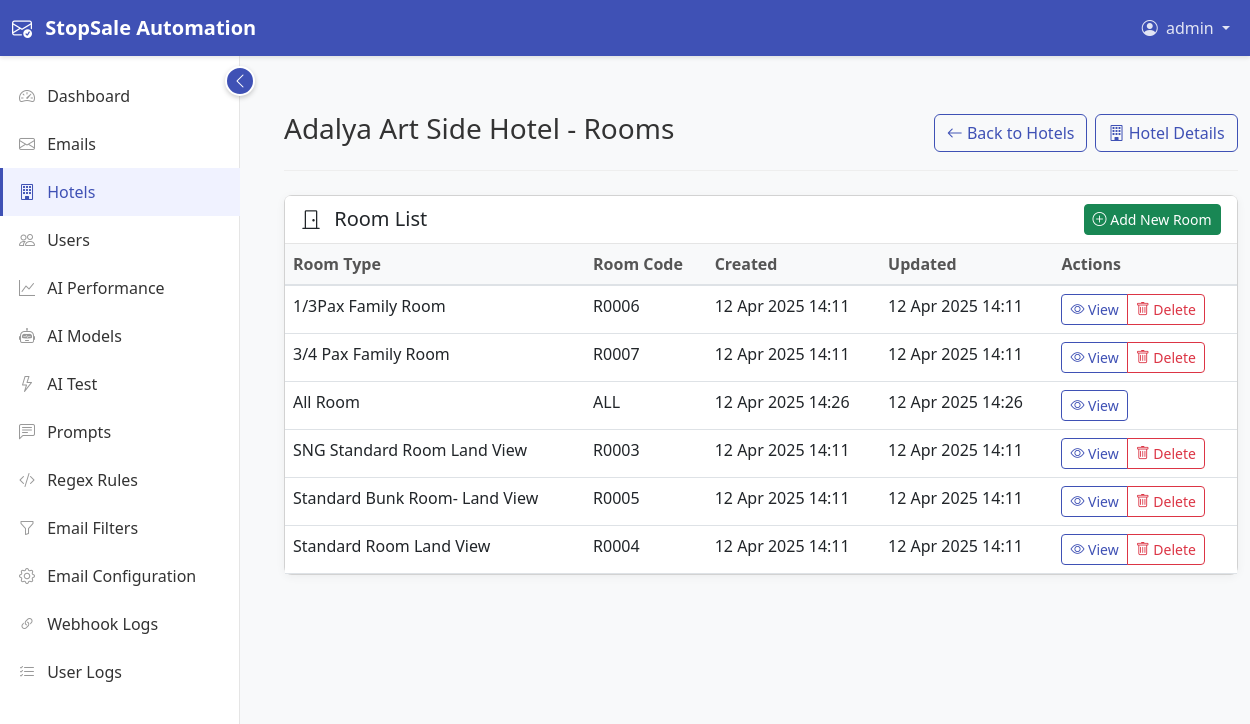
Page /hotels/2/rooms/ (signed in) on the committed database.
### users/models.py (models this page shows, shortened)
class User(AbstractUser):
    ROLE_CHOICES = (
        ('admin', 'Admin'),
        ('agent', 'Agent'),
        ('viewer', 'Viewer'),
    )
    email = models.EmailField(unique=True)
    role = models.CharField(max_length=10, choices=ROLE_CHOICES, default='agent')
    last_login_ip = models.GenericIPAddressField(null=True, blank=True)
    created_at = models.DateTimeField(auto_now_add=True, null=True)
    updated_at = models.DateTimeField(auto_now=True, null=True)
    objects = UserManager()
    @property
    def is_admin(self):
        return self.role == 'admin'

### hotels/models.py (models this page shows, shortened)
class Hotel(models.Model):
    juniper_hotel_name = models.CharField(max_length=255)
    juniper_code = models.CharField(max_length=50, unique=True)
    created_at = models.DateTimeField(auto_now_add=True)
    updated_at = models.DateTimeField(auto_now=True)
    class Meta:
        verbose_name = 'Hotel'
        verbose_name_plural = 'Hotels'
        ordering = ['juniper_hotel_name']

class Room(models.Model):
    hotel = models.ForeignKey(Hotel, on_delete=models.CASCADE, related_name='rooms')
    juniper_room_type = models.CharField(max_length=255)
    room_code = models.CharField(max_length=50)
    created_at = models.DateTimeField(auto_now_add=True)
    updated_at = models.DateTimeField(auto_now=True)
    class Meta:
        verbose_name = 'Room'
        verbose_name_plural = 'Rooms'
        ordering = ['hotel__juniper_hotel_name', 'juniper_room_type']
        unique_together = ['hotel', 'room_code']

### hotels/views.py (the view, shortened to what this page needs)
# urls.py: path('<int:hotel_id>/rooms/', views.hotel_rooms, name='hotel_rooms'),
@login_required
def hotel_rooms(request, hotel_id):
    hotel = get_object_or_404(Hotel, id=hotel_id)
    rooms = hotel.rooms.all().order_by('juniper_room_type')
    context = {
        'hotel': hotel,
        'rooms': rooms,
    }
    return render(request, 'hotels/hotel_rooms.html', context)

### templates/hotels/hotel_rooms.html (shortened to what this page needs)
{% extends 'base/base.html' %}
{% block content %}
<div class="page-header d-flex justify-content-between align-items-center">
    <h1>{{ hotel.juniper_hotel_name }} - Rooms</h1>
    <div class="d-flex">
        <a href="{% url 'hotels:hotel_list' %}" class="btn btn-outline-primary me-2">
            <i class="bi bi-arrow-left"></i> Back to Hotels
        </a>
        <a href="{% url 'hotels:hotel_detail' hotel.id %}" class="btn btn-outline-primary">
            <i class="bi bi-building"></i> Hotel Details
        </a>
    </div>
</div>
<div class="card">
    <div class="card-header d-flex justify-content-between align-items-center">
        <h5 class="mb-0">
            <i class="bi bi-door-closed me-2"></i> Room List
        </h5>
        {% if user.is_admin or user.is_supervisor %}
        <a href="{% url 'hotels:room_create' %}" class="btn btn-success btn-sm">
            <i class="bi bi-plus-circle"></i> Add New Room
        </a>
        {% endif %}
    </div>
    <div class="card-body p-0">
        <div class="table-responsive">
            <table class="table table-hover mb-0">
                <thead class="table-light">
                    <tr>
                        <th>Room Type</th>
                        <th>Room Code</th>
                        <th>Created</th>
                        <th>Updated</th>
                        <th>Actions</th>
                    </tr>
                </thead>
                <tbody>
                    {% for room in rooms %}
                    <tr>
                        <td>{{ room.juniper_room_type }}</td>
                        <td>{{ room.room_code }}</td>
                        <td>{{ room.created_at|date:"d M Y H:i" }}</td>
                        <td>{{ room.updated_at|date:"d M Y H:i" }}</td>
                        <td>
                            <div class="btn-group">
                                <a href="{% url 'hotels:room_detail' room.id %}" class="btn btn-sm btn-outline-primary">
                                    <i class="bi bi-eye"></i> View
                                </a>
                                {% if user.is_admin or user.is_supervisor %}
                                {% if not room.juniper_room_type == 'All Rooms' and not room.room_code == 'ALL' %}
                                <a href="{% url 'hotels:room_delete' room.id %}" class="btn btn-sm btn-outline-danger">
                                    <i class="bi bi-trash"></i> Delete
                                </a>
                                {% endif %}
                                {% endif %}
                            </div>
                        </td>
                    </tr>
                    {% endfor %}
                </tbody>
            </table>
        </div>
    </div>
</div>
{% endblock %}

### templates/base/base.html (shortened to what this page needs)
{% load static %}
<!DOCTYPE html>
<html lang="en">
<head>
    <link href="https://cdn.jsdelivr.net/npm/bootstrap@5.3.0-alpha1/dist/css/bootstrap.min.css" rel="stylesheet">
    <link rel="stylesheet" href="https://cdn.jsdelivr.net/npm/bootstrap-icons@1.10.3/font/bootstrap-icons.css">
    <link rel="stylesheet" href="https://cdn.jsdelivr.net/npm/flatpickr/dist/flatpickr.min.css">
    <link rel="stylesheet" href="https://cdn.jsdelivr.net/npm/select2@4.1.0-rc.0/dist/css/select2.min.css">
    <link rel="stylesheet" href="https://cdn.jsdelivr.net/npm/select2-bootstrap-5-theme@1.3.0/dist/select2-bootstrap-5-theme.min.css">
    <link rel="stylesheet" href="https://cdnjs.cloudflare.com/ajax/libs/toastr.js/latest/toastr.min.css">
    <link rel="stylesheet" href="{% static 'css/ux-improvements.css' %}">
</head>
<body>
    <nav class="navbar navbar-expand-lg navbar-dark fixed-top">
        <div class="container-fluid">
            <a class="navbar-brand" href="{% url 'core:dashboard' %}">
                <i class="bi bi-envelope-check me-2"></i>
                StopSale Automation
            </a>
            <div class="collapse navbar-collapse" id="navbarNav">
                <ul class="navbar-nav ms-auto">
                    {% if user.is_authenticated %}
                    <li class="nav-item dropdown">
                        <a class="nav-link dropdown-toggle" href="#" id="navbarDropdown" role="button" data-bs-toggle="dropdown" aria-expanded="false">
                            <i class="bi bi-person-circle me-1"></i> {{ user.username }}
                        </a>
                    </li>
                    {% else %}
                    <li class="nav-item">
                        <a class="nav-link" href="{% url 'core:login' %}">Login</a>
                    </li>
                    {% endif %}
                </ul>
            </div>
        </div>
    </nav>
    <div class="container-fluid">
        <div class="row">
            {% if user.is_authenticated %}
            <nav id="sidebar" class="col-lg-2 d-lg-block sidebar">
                <div class="sidebar-toggle d-none d-lg-flex" id="sidebarToggle">
                    <i class="bi bi-chevron-left" id="toggleIcon"></i>
                </div>
                <div class="sidebar-sticky">
                    <ul class="nav flex-column">
                        <li class="nav-item">
                            <a class="nav-link {% if request.resolver_match.app_name == 'core' and request.resolver_match.url_name == 'dashboard' %}active{% endif %}" href="{% url 'core:dashboard' %}">
                                <i class="bi bi-speedometer2"></i> <span>Dashboard</span>
                            </a>
                        </li>
                        <li class="nav-item">
                            <a class="nav-link {% if request.resolver_match.app_name == 'emails' and request.resolver_match.url_name == 'email_list' %}active{% endif %}" href="{% url 'emails:email_list' %}">
                                <i class="bi bi-envelope"></i> <span>Emails</span>
                            </a>
                        </li>
                        {% if user.is_admin or user.is_supervisor %}
                        <li class="nav-item">
                            <a class="nav-link {% if request.resolver_match.app_name == 'hotels' %}active{% endif %}" href="{% url 'hotels:hotel_list' %}">
                                <i class="bi bi-building"></i> <span>Hotels</span>
                            </a>
                        </li>
                        {% endif %}
                        {% if user.is_admin %}
                        <li class="nav-item">
                            <a class="nav-link {% if request.resolver_match.app_name == 'users' %}active{% endif %}" href="{% url 'users:user_list' %}">
                                <i class="bi bi-people"></i> <span>Users</span>
                            </a>
                        </li>
                        <li class="nav-item">
                            <a class="nav-link {% if request.resolver_match.app_name == 'core' and request.resolver_match.url_name == 'ai_performance' %}active{% endif %}" href="{% url 'core:ai_performance' %}">
                                <i class="bi bi-graph-up"></i> <span>AI Performance</span>
                            </a>
                        </li>
                        <li class="nav-item">
                            <a class="nav-link {% if request.resolver_match.app_name == 'core' and request.resolver_match.url_name == 'ai_model_list' %}active{% endif %}" href="{% url 'core:ai_model_list' %}">
                                <i class="bi bi-robot"></i> <span>AI Models</span>
                            </a>
                        </li>
                        <li class="nav-item">
                            <a class="nav-link {% if request.resolver_match.app_name == 'core' and request.resolver_match.url_name == 'ai_test' %}active{% endif %}" href="{% url 'core:ai_test' %}">
                                <i class="bi bi-lightning"></i> <span>AI Test</span>
                            </a>
                        </li>
                        <li class="nav-item">
                            <a class="nav-link {% if request.resolver_match.app_name == 'core' and request.resolver_match.url_name == 'prompt_list' %}active{% endif %}" href="{% url 'core:prompt_list' %}">
                                <i class="bi bi-chat-left-text"></i> <span>Prompts</span>
                            </a>
                        </li>
                        <li class="nav-item">
                            <a class="nav-link {% if request.resolver_match.app_name == 'core' and request.resolver_match.url_name == 'regex_rule_list' %}active{% endif %}" href="{% url 'core:regex_rule_list' %}">
                                <i class="bi bi-code-slash"></i> <span>Regex Rules</span>
                            </a>
                        </li>
                        <li class="nav-item">
                            <a class="nav-link {% if request.resolver_match.app_name == 'core' and request.resolver_match.url_name == 'email_filter_list' %}active{% endif %}" href="{% url 'core:email_filter_list' %}">
                                <i class="bi bi-funnel"></i> <span>Email Filters</span>
                            </a>
                        </li>
                        <li class="nav-item">
                            <a class="nav-link {% if request.resolver_match.app_name == 'core' and request.resolver_match.url_name == 'email_config' %}active{% endif %}" href="{% url 'core:email_config' %}">
                                <i class="bi bi-gear"></i> <span>Email Configuration</span>
                            </a>
                        </li>
                        <li class="nav-item">
                            <a class="nav-link {% if request.resolver_match.app_name == 'core' and request.resolver_match.url_name == 'webhook_log_list' %}active{% endif %}" href="{% url 'core:webhook_log_list' %}">
                                <i class="bi bi-link-45deg"></i> <span>Webhook Logs</span>
                            </a>
                        </li>
                        <li class="nav-item">
                            <a class="nav-link {% if request.resolver_match.app_name == 'core' and request.resolver_match.url_name == 'user_log_list' %}active{% endif %}" href="{% url 'core:user_log_list' %}">
                                <i class="bi bi-list-check"></i> <span>User Logs</span>
                            </a>
                        </li>
                        {% endif %}
                    </ul>
                </div>
            </nav>
            {% endif %}
            <main id="content" class="{% if user.is_authenticated %}col-lg-10 content{% else %}col-12{% endif %}" id="main-content">
                <div class="container-fluid py-4">
                    {% block content %}{% endblock %}
                </div>
            </main>
        </div>
    </div>
</body>
</html>

### static/css/ux-improvements.css (style rules this page uses)
.table th { background-color: #f8f9fa; border-top: none; border-bottom: 2px solid #dee2e6; font-weight: 600; color: #495057; }
.btn { transition: all 0.3s ease; }

### templates/base/base.html (style rules this page uses)
:root { --primary: #3f51b5; --secondary: #f50057; --success: #4caf50; --warning: #ff9800; --danger: #f44336; --light: #f5f5f5; --dark: #212121; --sidebar-width: 240px; --sidebar-width-collapsed: 60px; }
body { font-family: 'Segoe UI', Tahoma, Geneva, Verdana, sans-serif; background-color: #f8f9fa; padding-top: 56px; }
.navbar { background-color: var(--primary); box-shadow: 0 2px 4px rgba(0,0,0,0.1); }
.navbar-brand { font-weight: 600; color: white !important; }
.navbar .nav-link { color: rgba(255,255,255,0.85) !important; }
.sidebar { position: fixed; top: 56px; bottom: 0; left: 0; z-index: 100; padding: 0; box-shadow: inset -1px 0 0 rgba(0, 0, 0, .1); background-color: #fff; width: var(--sidebar-width); transition: all 0.3s; }
.sidebar-sticky { position: sticky; top: 0; height: calc(100vh - 56px); padding-top: 1rem; overflow-x: hidden; overflow-y: auto; }
.sidebar .nav-link { color: #333 !important; font-weight: 500; padding: 0.75rem 1rem; border-left: 3px solid transparent; white-space: nowrap; overflow: hidden; text-overflow: ellipsis; }
.sidebar .nav-link.active { color: var(--primary) !important; background-color: #f0f2ff; border-left: 3px solid var(--primary); }
.sidebar .nav-link i { margin-right: 0.5rem; color: #999; min-width: 20px; text-align: center; }
.sidebar .nav-link.active i { color: var(--primary); }
.sidebar-toggle { position: absolute; right: -15px; top: 10px; width: 30px; height: 30px; background-color: var(--primary); color: white; border-radius: 50%; display: flex; align-items: center; justify-content: center; cursor: pointer; z-index: 101; border: 2px solid white; box-shadow: 0 2px 5px rgba(0,0,0,0.2); }
.content { margin-left: var(--sidebar-width); padding: 2rem; transition: margin-left 0.3s; }
.card { border-radius: 8px; box-shadow: 0 2px 10px rgba(0,0,0,0.05); margin-bottom: 20px; }
.card-header { background-color: white; border-bottom: 1px solid rgba(0,0,0,0.1); font-weight: 600; }
.btn-outline-primary { color: var(--primary); border-color: var(--primary); }
.table th { font-weight: 600; color: #555; }
.page-header { margin-bottom: 1.5rem; border-bottom: 1px solid #eee; padding-bottom: 1rem; }
.page-header h1 { font-size: 1.75rem; color: #333; }

### rows in the picture
User: username "admin"
Hotel: juniper_hotel_name "Adalya Art Side Hotel"
Room: juniper_room_type "1/3Pax Family Room", room_code "R0006", created_at "12 Apr 2025 14:11", updated_at "12 Apr 2025 14:11", shows "Delete"
Room: juniper_room_type "3/4 Pax Family Room", room_code "R0007", created_at "12 Apr 2025 14:11", updated_at "12 Apr 2025 14:11", shows "Delete"
Room: juniper_room_type "All Room", room_code "ALL", created_at "12 Apr 2025 14:26", updated_at "12 Apr 2025 14:26"
Room: juniper_room_type "SNG Standard Room Land View", room_code "R0003", created_at "12 Apr 2025 14:11", updated_at "12 Apr 2025 14:11", shows "Delete"
Room: juniper_room_type "Standard Bunk Room- Land View", room_code "R0005", created_at "12 Apr 2025 14:11", updated_at "12 Apr 2025 14:11", shows "Delete"
Room: juniper_room_type "Standard Room Land View", room_code "R0004", created_at "12 Apr 2025 14:11", updated_at "12 Apr 2025 14:11", shows "Delete"
